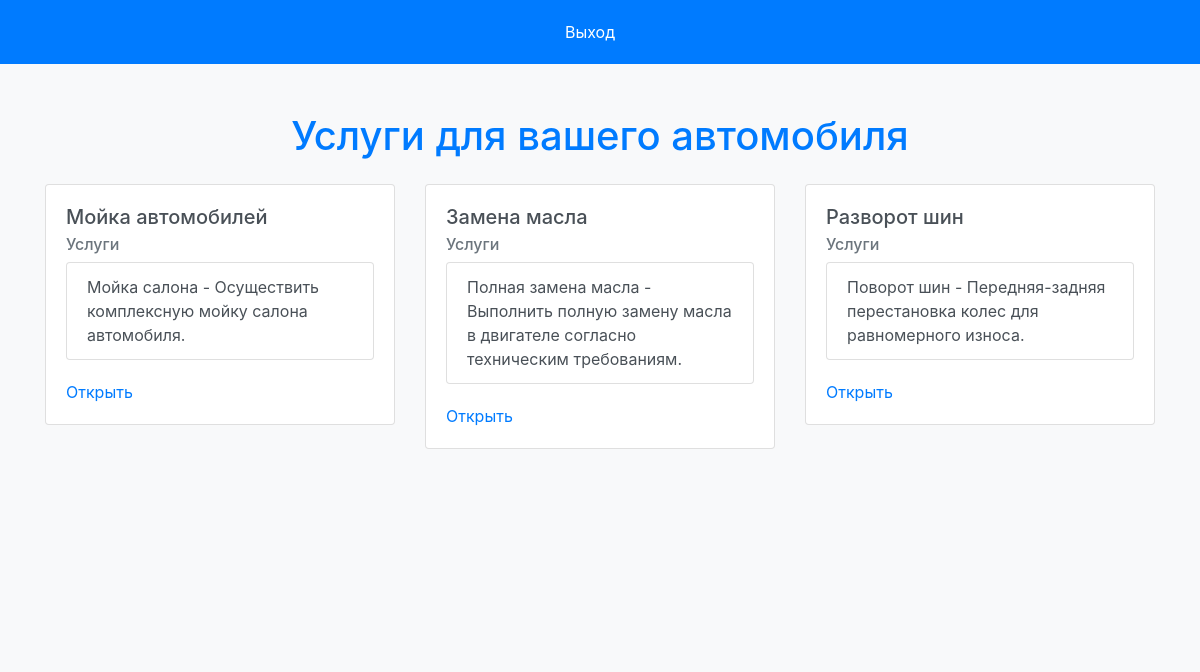
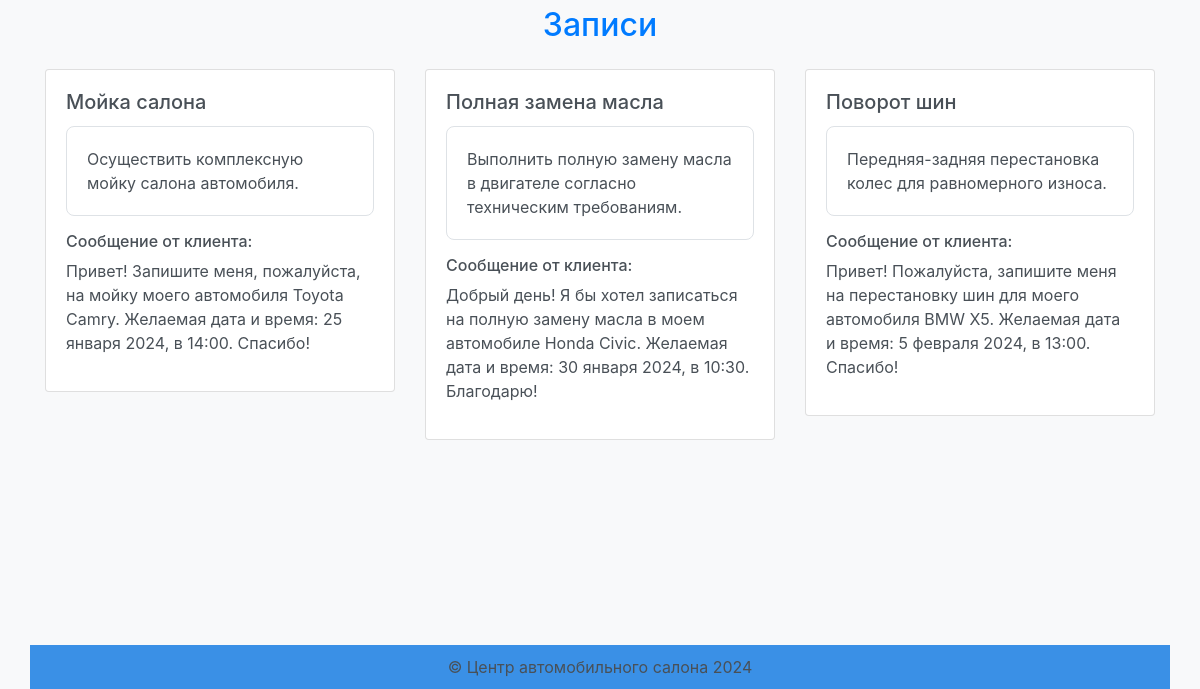
Page /dashboard (signed in) on the earlier database version (2 pictures, top to bottom).
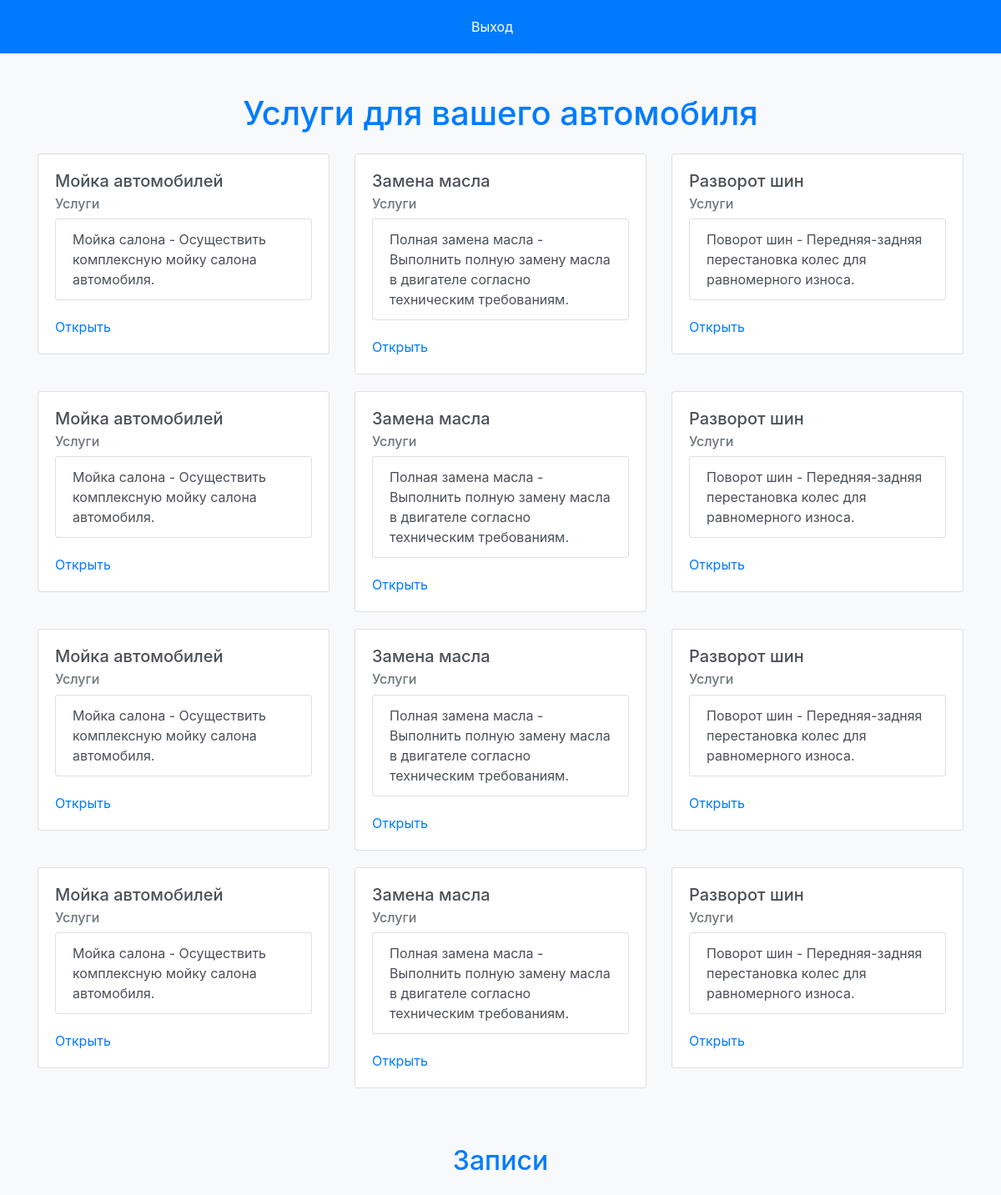
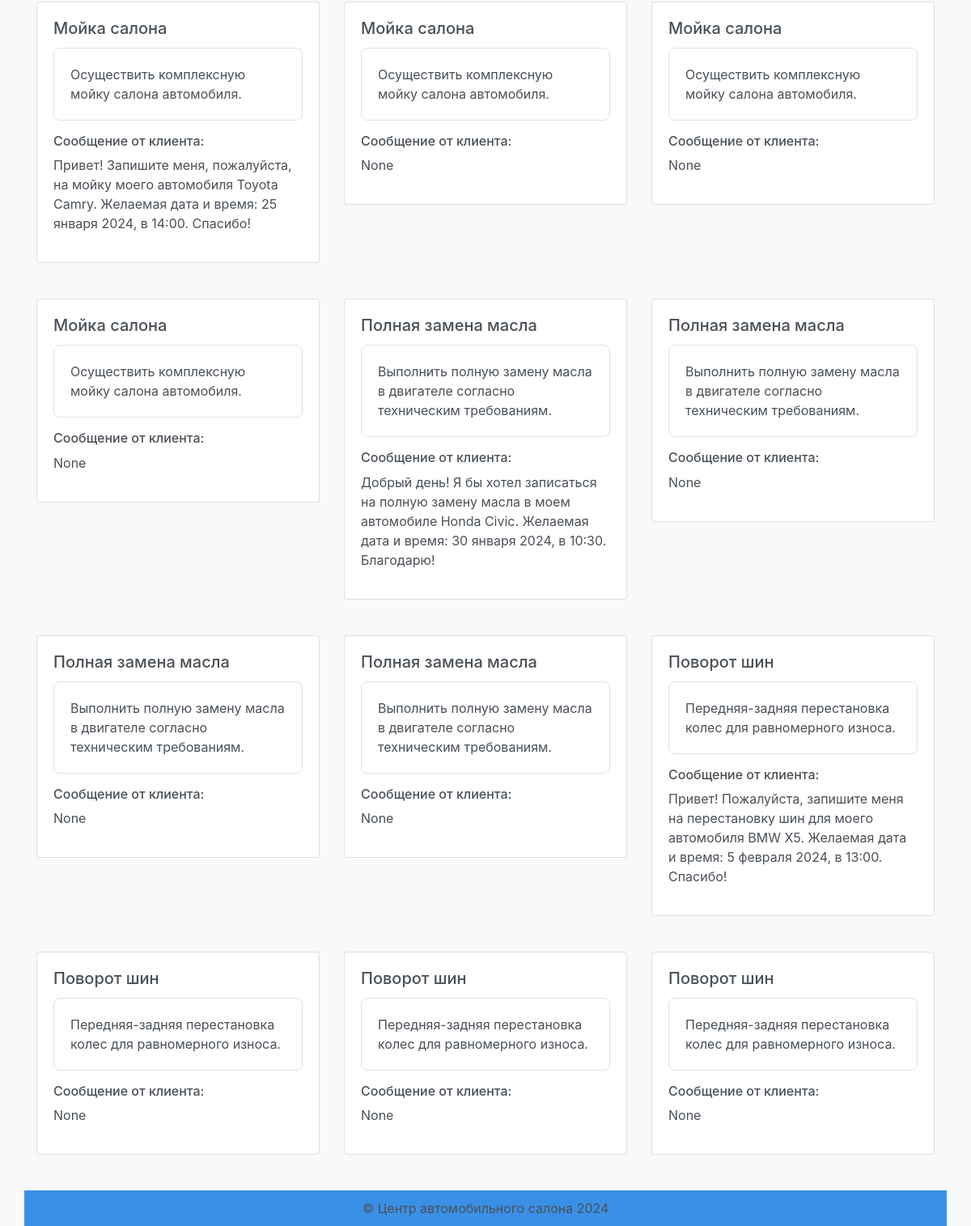
Same page on the later database version (2 pictures, top to bottom).
### main.py (models this page shows)
class Subject(db.Model):
    id = db.Column(db.Integer, primary_key=True)
    name = db.Column(db.String(80), nullable=False)
    teacher = db.Column(db.String(80), nullable=True)  # Добавлено поле для преподавателя

class Assignment(db.Model):
    id = db.Column(db.Integer, primary_key=True)
    title = db.Column(db.String(80), nullable=False)
    content = db.Column(db.Text, nullable=False)
    deadline = db.Column(db.DateTime, nullable=True)
    subject_id = db.Column(db.Integer, db.ForeignKey('subject.id'), nullable=False)
    subject = db.relationship('Subject', backref=db.backref('assignments', lazy=True))
    response = db.Column(db.Text, nullable=True)  # Новое поле для ответов
    messages = db.relationship('Message', backref='assignment', lazy=True)  # Связь с сообщениями

### main.py (the view)
@app.route('/dashboard')
@login_required
def dashboard():
    today = datetime.utcnow()
    assignments = Assignment.query.filter(Assignment.deadline >= today).order_by(Assignment.deadline).all()
    subjects = Subject.query.all()
    user_role = getattr(current_user, 'role', None)
    return render_template('dashboard.html', assignments=assignments, subjects=subjects, user_role=user_role)

### main.py (called while the page is built)
@login_manager.user_loader
def load_user(user_id):
    return User.query.get(int(user_id))

### templates/dashboard.html (shortened to what this page needs)
<!DOCTYPE html>
<html lang="en">
<head>
    <link rel="stylesheet" href="https://stackpath.bootstrapcdn.com/bootstrap/4.5.2/css/bootstrap.min.css">
</head>
<body>
    <nav>
        <a href="{{ url_for('login') }}">Выход</a>
    </nav>
    <div class="container mt-5">
        <h1 class="mb-4">Услуги для вашего автомобиля</h1>
        <div class="row">
            {% for subject in subjects %}
                <div class="col-md-4">
                    <div class="card">
                        <div class="card-body">
                            <h5 class="card-title">{{ subject.name }}</h5>
                            <h6 class="card-subtitle mb-2 text-muted">Услуги</h6>
                            <ul class="list-group">
                                {% for assignment in subject.assignments %}
                                    <li class="list-group-item">{{ assignment.title }} - {{ assignment.content |safe }}</li>
                                {% endfor %}
                            </ul>
                          <a href="{{ url_for('subject', subject_id=subject.id) }}" class="card-link">Открыть</a>
                        </div>
                    </div>
                </div>
            {% endfor %}
{% if current_user.role != 'teacher' %}
<div class="container mt-5">
    <h2 class="mb-4">Записи</h2>
    <div class="row">
        {% for assignment in assignments %}
            <div class="col-md-4 mb-4">
                <div class="card">
                    <div class="card-body">
                        <h5 class="card-title">{{ assignment.title }}</h5>
                        <div class="assignment-content">
                            {{ assignment.content }}
                        </div>
                        <div class="responses mt-3">
                            <h6>Сообщение от клиента:</h6>
                            <p>{{ assignment.response }}</p>
                        </div>
                    </div>
                </div>
            </div>
        {% endfor %}
    </div>
</div>
{% endif %}
    <footer>
        &copy; Центр автомобильного салона 2024
    </footer>
</body>
</html>

### templates/dashboard.html (style rules this page uses)
body { background-color: #f8f9fa; color: #495057; min-height: 100vh; display: flex; flex-direction: column; }
h1, h2 { color: #007bff; }
ul { list-style-type: none; padding: 0; }
li { margin-bottom: 20px; }
a { color: #007bff; text-decoration: none; }
.assignment-content { background-color: #ffffff; padding: 20px; border: 1px solid #dee2e6; border-radius: 8px; margin-top: 10px; }
nav { background-color: #007bff; padding: 10px; text-align: center; }
nav a { display: inline-block; color: white; text-decoration: none; padding: 10px; margin-right: 20px; transition: background-color 0.3s; }
.card { margin-bottom: 20px; }
.container { display: flex; flex-direction: column; align-items: center; justify-content: center; min-height: 100vh; }
footer { text-align: center; padding: 10px; background-color: #3a90e6; width: 100%; }

Differences in the rows shown:
added Subject: name "Мойка автомобилей"
added Assignment: title "Мойка салона", content "Осуществить комплексную мойку салона автомобиля.", response "None"
added Subject: name "Замена масла"
added Assignment: title "Полная замена масла", content "Выполнить полную замену масла в двигателе согласно техническим требованиям.", response "None"
added Subject: name "Разворот шин"
added Assignment: title "Поворот шин", content "Передняя-задняя перестановка колес для равномерного износа.", response "None"
added Subject: name "Мойка автомобилей"
added Assignment: title "Мойка салона", content "Осуществить комплексную мойку салона автомобиля.", response "None"
added Subject: name "Замена масла"
added Assignment: title "Полная замена масла", content "Выполнить полную замену масла в двигателе согласно техническим требованиям.", response "None"
added Subject: name "Разворот шин"
added Assignment: title "Поворот шин", content "Передняя-задняя перестановка колес для равномерного износа.", response "None"
added Subject: name "Мойка автомобилей"
added Assignment: title "Мойка салона", content "Осуществить комплексную мойку салона автомобиля.", response "None"
added Subject: name "Замена масла"
added Assignment: title "Полная замена масла", content "Выполнить полную замену масла в двигателе согласно техническим требованиям.", response "None"
added Subject: name "Разворот шин"
added Assignment: title "Поворот шин", content "Передняя-задняя перестановка колес для равномерного износа.", response "None"
